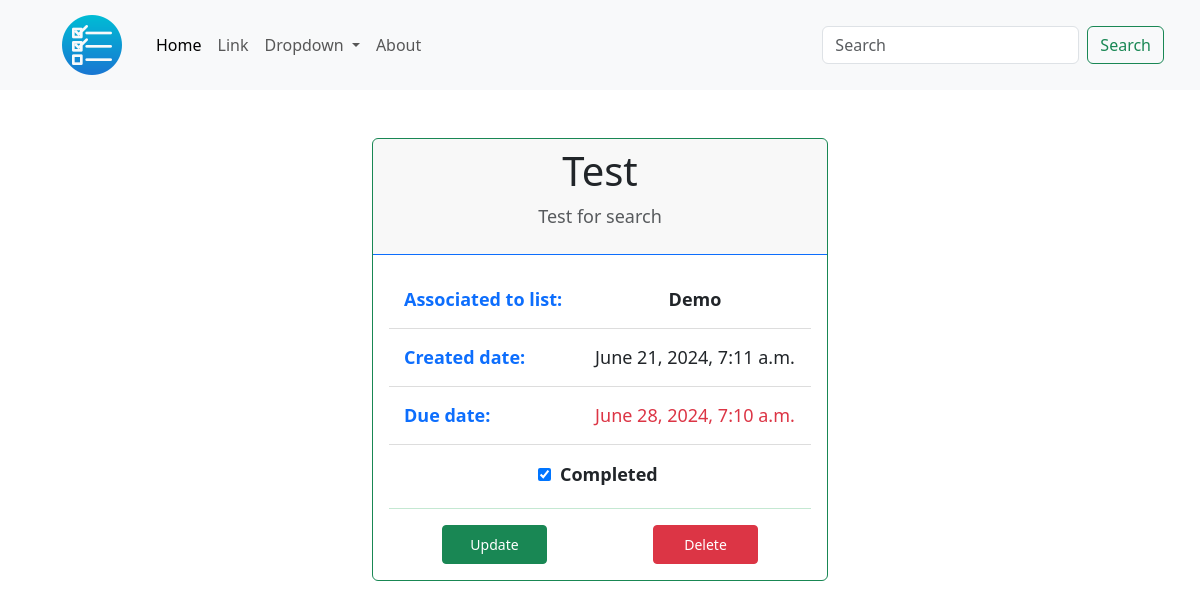
Page /item/1/1/ on the committed database.
### todolist_app/models.py (models this page shows, shortened)
class ToDoItem(models.Model):
    title = models.CharField(max_length=100)
    description = models.TextField(null=True, blank=True)
    created_date = models.DateTimeField(auto_now_add=True)
    due_date = models.DateTimeField(default=one_week_hence)
    completed = models.BooleanField(default=False)
    todo_list = models.ForeignKey('ToDoList', on_delete=models.CASCADE)

class ToDoList(models.Model):
    title = models.CharField(max_length=100, unique=True)
    def __str__(self):
        return self.title

### todolist_app/views.py (the view)
# urls.py: path('item/<int:id>/<str:pk>/', ItemDetailView.as_view(), name='item_detail'),
class ItemDetailView(DetailView):
    model = ToDoItem
    context_object_name = 'todo_item'
    template_name = 'todolist_app/item_detail.html'

### todolist_app/templates/todolist_app/item_detail.html
{% extends 'base.html' %}
{% load static %}
{% block content %}
<div class="container col-lg-8 col-md-8 col-sm-12">
    <div class="card border-success">
        <div class="card-header border-primary">
            <h1 class="card-title text-center">{{ todo_item.title }}</h1>
            <p class="text-muted text-center">{{ todo_item.description }}</p>
        </div>
        <div class="card-body">
            <table class="w-100 item-table">
                <tr>
                    <td><strong class="text-primary">Associated to list: </strong></td>
                    <td><strong>{{ todo_item.todo_list }}</strong></td>
                </tr>
                <tr>
                    <td><strong class="text-primary">Created date: </strong></td>
                    <td>{{ todo_item.created_date }}</td>
                </tr>
                <tr>
                    <td><strong class="text-primary">Due date: </strong></td>
                    <td class="text-danger">{{ todo_item.due_date }}</td>
                </tr>
            </table>
            <div class="status text-center pt-3">
                {% if todo_item.completed %}
                <input type="checkbox" name="completed" id="completed" checked>
                {% else %}
                <input type="checkbox" name="completed" id="completed">
                {% endif %}
                <label for="completed" class="mx-1"><strong>Completed</strong></label>
            </div>
            <hr>
            <div class="edit-btn justify-content-around d-flex flex-wrap">
                <a href="{% url 'item_update' todo_item.todo_list.id todo_item.id %}" class="btn btn-sm py-2 btn-success w-25">Update</a>
                <a href="#" class="btn btn-sm py-2 btn-danger w-25">Delete</a>
            </div>
        </div>
    </div>
</div>
{% endblock content %}

### todolist_app/static/todolist_app/css/style.css (style rules this page uses)
* { padding: 0; margin: 0; box-sizing: border-box; }
hr { margin-top: 20px; color: #14A44D; }
.item-table tr, .todo-table tr { border-bottom: 1px solid #ddd; }
.item-table td, .todo-table td { padding: 15px; }
.item-table td:nth-child(even) { text-align: center; }

### rows in the picture
ToDoItem: title "Test", description "Test for search", todo_list "Demo", created_date "June 21, 2024, 7:11 a.m.", due_date "June 28, 2024, 7:10 a.m."
